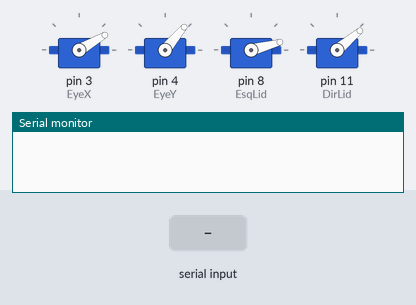
The sketch below on a simulated Arduino Uno, built with avr-gcc and run on an emulated ATmega328P. On the bench: 4 × servo, the last lines printed to the serial monitor. The inputs (shaded band) are chosen by the test bench.

Above: at 1.2 s.
1.3 s: "blink" received over Serial
At 2.35 s:
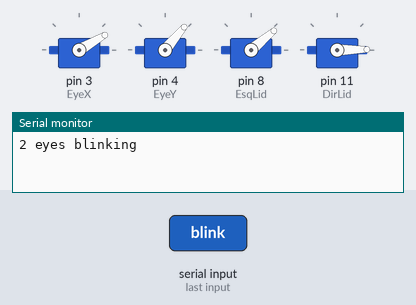
3.9 s: "blink_left" received over Serial
At 4.95 s:
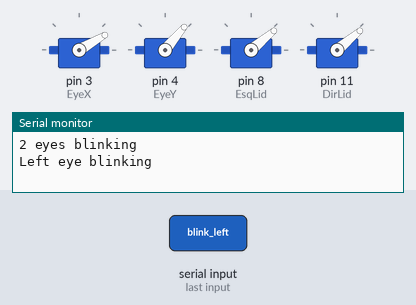
6.5 s: "blink_right" received over Serial
At 7.56 s:
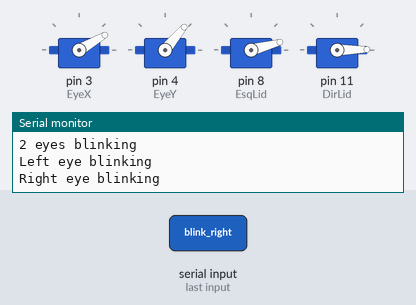
9.1 s: "look_up" received over Serial
At 10.8 s:
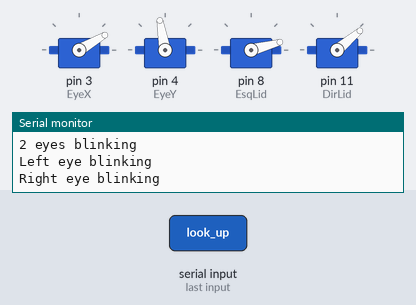
11.6 s: "look_down" received over Serial
At 13.8 s:
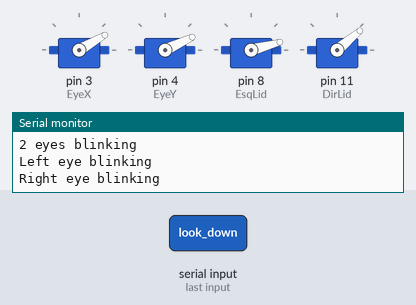
14.1 s: "default" received over Serial
At 15.8 s:
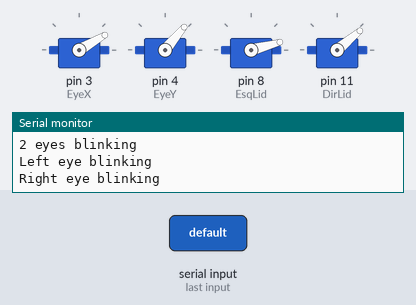
Timing chart, 0 to 17.3 s (numbered marks = the images above; inputs shaded):
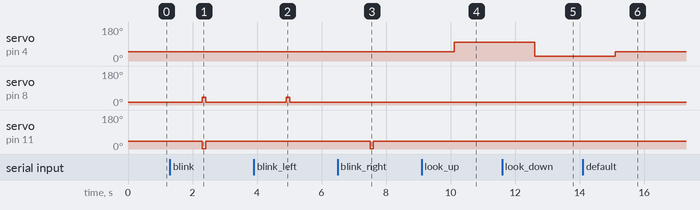

The sketch:

TestesServo.ino
```cpp
#include <Servo.h>

Servo S;
Servo EyeX;
Servo EyeY;
Servo EsqLid;
Servo DirLid;
Servo EsqEyeBrown;
void setup() {
  // put your setup code here, to run once:
  EyeX.attach(3);
  EyeY.attach(4);
  EsqLid.attach(8);
  DirLid.attach(11);
  Serial.begin(9600);
  EyeX.write(30);
  EyeY.write(50);
  EsqLid.write(15);
  DirLid.write(40);
}
void move_to_default(){
  EyeX.write(30);
  EyeY.write(50);
  EsqLid.write(15);
  DirLid.write(40);
}

void blink(int e){
  if(e == 0){
    Serial.println("2 eyes blinking");
    EsqLid.write(40);
    DirLid.write(1);
    delay(100);
    move_to_default();
  }
  if(e == 1){
    Serial.println("Left eye blinking");
    EsqLid.write(40);
    delay(100);
    EsqLid.write(15);
  }
  if(e == 2){
    Serial.println("Right eye blinking");
    DirLid.write(1);
    delay(100);
    DirLid.write(40);
  }
}
void look_up(){    //eixo y dos olhos varia de 40 a 100
  EyeY.write(100);
}

void look_down(){
  EyeY.write(25);
}


void loop() {
  while(Serial.available() != 0){}
  String move = Serial.readString();
  move.trim();
  if(move == "blink"){
    blink(0);
  }
  else if(move == "blink_left"){
    blink(1);
  }
  else if(move == "blink_right"){
    blink(2);
  }
  else if(move == "look_up"){
    look_up();
  }
  else if(move == "look_down"){
    look_down();
  }
  else if(move == "default"){
    move_to_default();
  }
}


/*
eixo y dos olhos varia de 40 a 100
eixo x 1 a 60
esq fechado = 1 aberto = 40
dir fechado = 50 aberto = 1

*/
```

Measured:
- after the input at 1.3 s, servo on pin 8 (EsqLid): 15° → 40° after 1.0 s, → 15° 0.10 s later; servo on pin 11 (DirLid): 40° → 1° after 1.0 s, → 40° 0.10 s later
- after the input at 3.9 s, servo on pin 8 (EsqLid): 15° → 40° after 1.0 s, → 15° 0.10 s later
- after the input at 6.5 s, servo on pin 11 (DirLid): 40° → 1° after 1.0 s, → 40° 0.10 s later
- after the input at 9.1 s, servo on pin 4 (EyeY): 50° → 100° after 1.0 s
- after the input at 11.6 s, servo on pin 4 (EyeY): 100° → 25° after 1.0 s
- after the input at 14.1 s, servo on pin 4 (EyeY): 25° → 50° after 1.0 s
